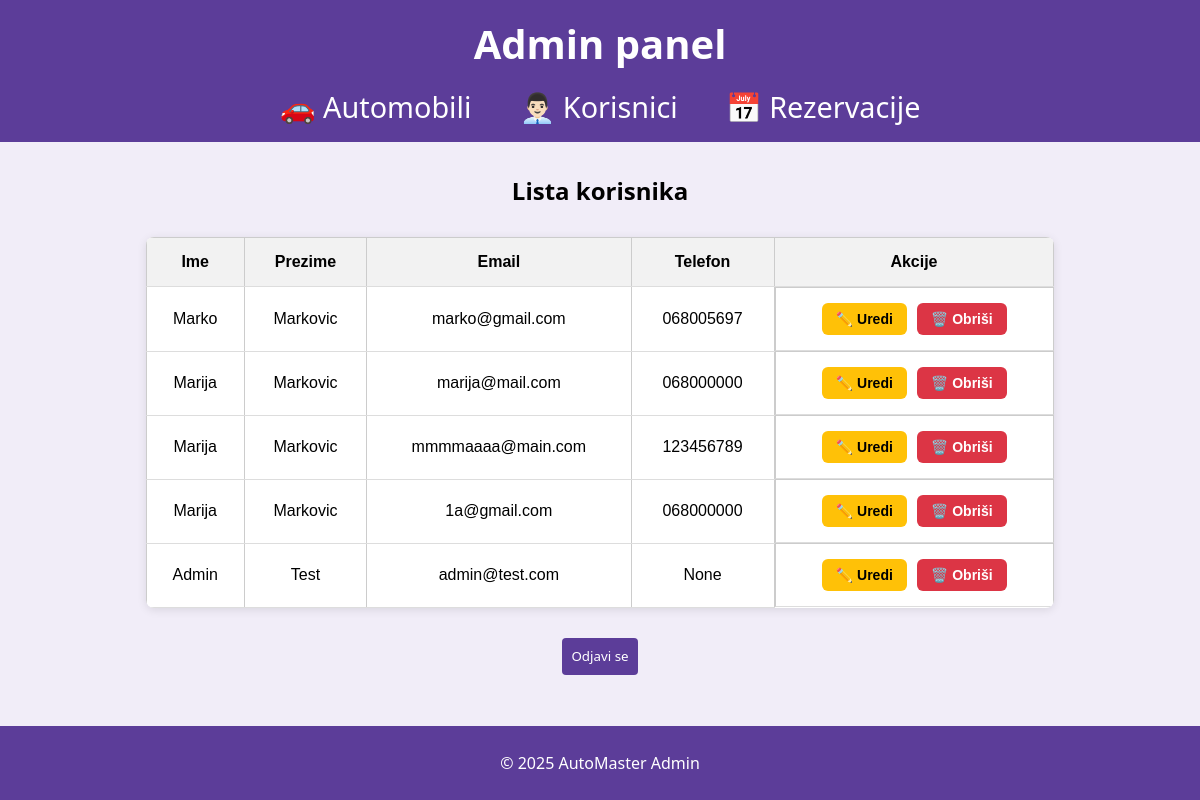
/admin/users (signed in), run on an earlier commit of the app's database.
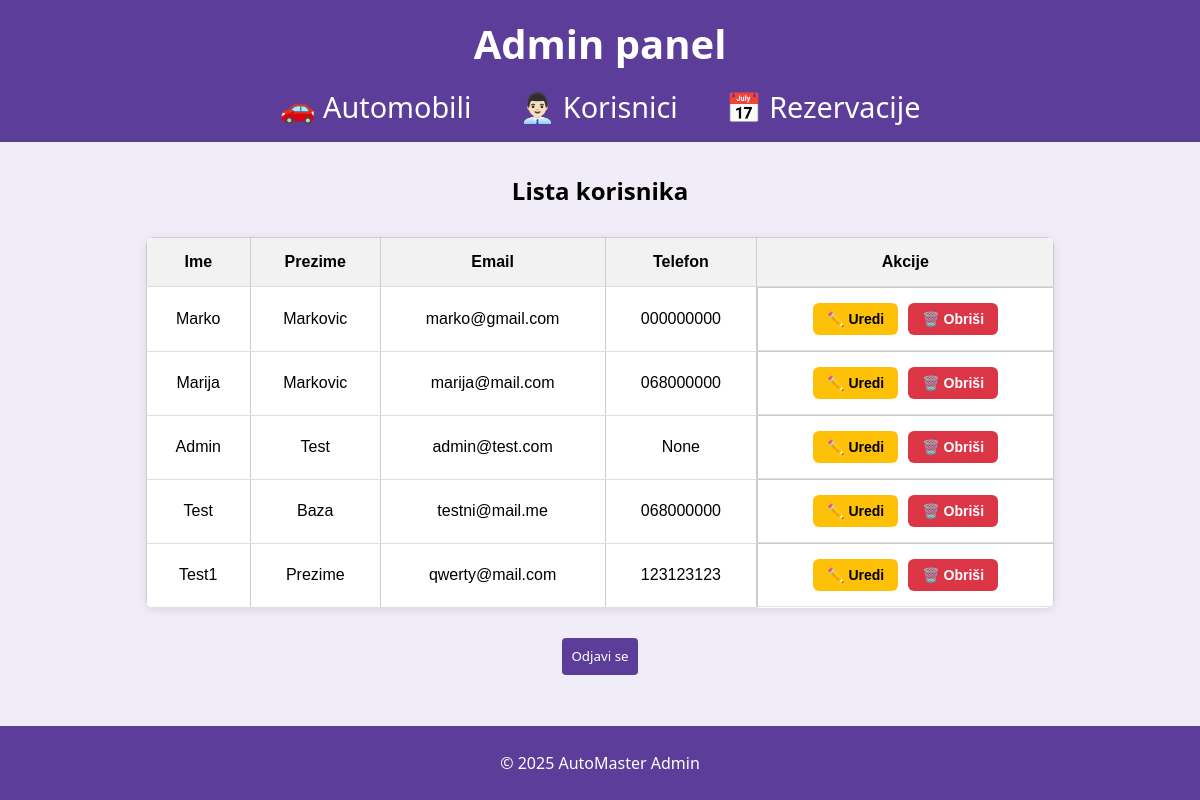
And on a later commit of the database.
### app/models.py (models this page shows)
class User(db.Model, UserMixin):
    __tablename__ = "users"
    id = db.Column(db.Integer, primary_key=True)
    first_name = db.Column(db.String(50))
    last_name = db.Column(db.String(50))
    phone = db.Column(db.String(20))
    email = db.Column(db.String(120), unique=True, nullable=False)
    password = db.Column(db.String(128))
    role = db.Column(db.String(20), default="user")
    reservations = db.relationship("Reservation", backref="user", lazy="select")
    reviews = db.relationship("Review", backref="user", lazy="select")

### app/routes.py (the view)
@bp.route("/admin/users")
@login_required
def admin_users():
    if current_user.role != "admin":
        flash("Nemate pristup ovoj stranici.", "danger")
        return redirect(url_for("main.cars"))
    users = User.query.all()
    return render_template("admin/users.html", users=users)

### app/__init__.py (called while the page is built)
def create_app():
    app = Flask(__name__)
    app.config["SQLALCHEMY_DATABASE_URI"] = "sqlite:///app.db"
    app.config["SQLALCHEMY_TRACK_MODIFICATIONS"] = False
    app.config["SECRET_KEY"] = "6f3b1c832e2e4d9b9f2fc5a5d4d20e13"
    app.config["UPLOAD_FOLDER"] = os.path.join(app.root_path, "static", "uploads")
    from app.routes import bp
    app.register_blueprint(bp)
    db.init_app(app)
    from app import routes
    login_manager.init_app(app)
    @login_manager.user_loader
    def load_user(user_id):
        return User.query.get(int(user_id))
    return app

### app/templates/admin/users.html (shortened to what this page needs)
<!DOCTYPE html>
<html lang="hr">
<head>
    <link rel="stylesheet" href="{{ url_for('static', filename='css/style.css') }}" />
</head>
<body>
    <header>
        <h1 class="site-title">Admin panel</h1>
        <nav>
            <ul>
                <li><a href="{{ url_for('main.admin_cars') }}">🚗 Automobili</a></li>
                <li><a href="{{ url_for('main.admin_users') }}">👨🏻‍💼 Korisnici</a></li>
                <li><a href="{{ url_for('main.admin_reservations') }}">📅 Rezervacije</a></li>
            </ul>
        </nav>
    </header>
    <main>
        <section>
            <h2>
                <center>Lista korisnika</center>
            </h2>
            <table class="users-admin">
                <thead>
                    <tr>
                        <th>Ime</th>
                        <th>Prezime</th>
                        <th>Email</th>
                        <th>Telefon</th>
                        <th>Akcije</th>
                    </tr>
                </thead>
                <tbody>
                    {% for user in users %}
                    <tr>
                        <td>{{ user.first_name }}</td>
                        <td>{{ user.last_name }}</td>
                        <td>{{ user.email }}</td>
                        <td>{{ user.phone }}</td>
                        <td class="button-row">
                            <a href="{{ url_for('main.admin_edit_user', user_id=user.id) }}"
                                class="link-button yellow">✏️ Uredi</a>
                            <form method="POST" action="{{ url_for('main.admin_delete_user', user_id=user.id) }}"
                                style="display:inline;">
                                <button type="submit" class="link-button red"
                                    onclick="return confirm('Obrisati korisnika?')">🗑️ Obriši</button>
                            </form>
                        </td>
                    </tr>
                    {% endfor %}
                </tbody>
            </table>
            <form method="get" action="{{ url_for('main.logout') }}" class="register-form">
                <center><button type="submit" style="margin-top: 20px;width: fit-content;">Odjavi se</button></center>
            </form>
        </section>
    </main>
    <footer>
        <p>&copy; 2025 AutoMaster Admin</p>
    </footer>
</body>
</html>

What changed in the data, as far as the page shows it:
removed User: first_name "Marija", last_name "Markovic", email "mmmmaaaa@main.com", phone "123456789"
removed User: first_name "Marija", last_name "Markovic", email "1a@gmail.com", phone "068000000"
changed User "Marko": phone "068005697" → "000000000"
added User: first_name "Test", last_name "Baza", email "testni@mail.me", phone "068000000"
added User: first_name "Test1", last_name "Prezime", email "qwerty@mail.com", phone "123123123"
